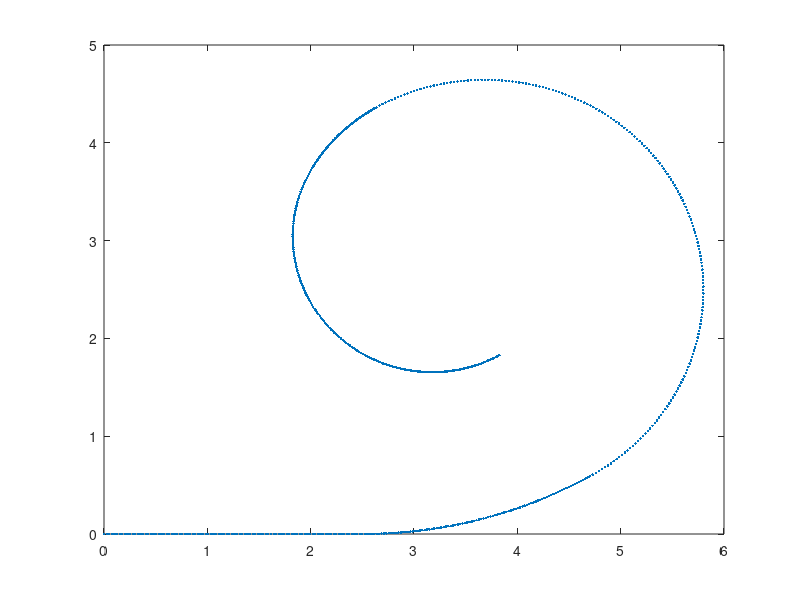

The MATLAB source for this figure: (Note: this script raises an error after producing the figure.)
% This gives the inlay geometry for TB01Lv01
% Written by: N. Suzaly
% Created on: 2019-07-05
%
% Erweiterung v2: Die Krümmung wird mit DERSELBEN Methode wie in
% kruemung_jinhan_v2_luca.m berechnet (kubische Least-Squares-Spline durch
% die Kurvenpunkte + analytische Krümmung aus den Spline-Ableitungen), damit
% die mittlere Krümmung direkt als Normierung (max_kappa) für
% kruemung_jinhan_v2_luca.m verwendet werden kann.
% Zum Vergleich wird zusätzlich die EXAKTE mittlere Krümmung der Geometrie
% ausgegeben (Kreisbögen: kappa = 1/r, Gerade: kappa = 0).

clear all;
close all;
clc;

% [x,y]-coordinates for specified points in the inlay geometry. Coordinates
% obtained from Inventor
p0 = [0,0];
p1 = [2.5,0];
p2 = [4.7,0.589];
p3 = [5.505,3.595];
p4 = [2.637, 4.363];
p5 = [2.014, 3.741];
p6 = [2.527, 1.829];
p7 = [3.827, 1.829];

p = [p0;p1;p2;p3;p4;p5;p6;p7];

r = [4.4, 2.2 , 2.1, 1.7, 1.4, 1.3]';  % specified radius for the six arcs

% [x,y]-coordinates of the center of the six arcs. Coordinates obtained
% from Inventor
C1 = [2.5, 4.4];
C2 = [3.6,2.495];
C3 = [3.687, 2.545];
C4 = [3.487, 2.891];
C5 = [3.227, 3.041];
C6 = [3.177, 2.955];

C = [C1;C2;C3;C4;C5;C6];

% specified angles [rad] for the six arcs
rad1 = pi/6;
rad2 = pi/2;
rad3 = pi/2;
rad4 = pi/6;
rad5 = pi/2;
rad6 = pi/3;

rad = [rad1;rad2;rad3;rad4;rad5;rad6];

pts = 100;
d = [];
c = [];
a = [];
b= [];
t = [];
lxc = nan(pts, length(r));
lyc = nan(pts, length(r));

% Draw arcs
for n = 2:length(p)-1

    d(:,n-1) = norm(p(n+1,:)'-p(n,:)');  % r has to be larger than d/2
    c(n-1,:) = (p(n+1,:)'+p(n,:)')/2 + sqrt(r(n-1)^2-d(n-1)^2/4)/d(n-1)*[0,-1;1,0]*(p(n+1,:)'-p(n,:)');
    a(:,n-1) = atan2(p(n,2)-c(n-1,2),p(n,1)-c(n-1,1));
    b(:,n-1) = atan2(p(n+1,2)-c(n-1,2),p(n+1,1)-c(n-1,1));
    b(:,n-1) = mod(b(n-1)-a(n-1),2*pi)+a(n-1);
    t(:,n-1) = linspace(a(n-1),b(n-1),pts);
    lxc(:,n-1) = c(n-1,1) + r(n-1)*cos(t(:,n-1));
    lyc(:,n-1) = c(n-1,2) + r(n-1)*sin(t(:,n-1));

end
lx1= linspace(0,2.5,pts)';  %initial line before first arc
ly1= linspace(0,0,pts)';

lx = [lx1;lxc(:,1);lxc(:,2);lxc(:,3);lxc(:,4);lxc(:,5);lxc(:,6)];
ly = [ly1;lyc(:,1);lyc(:,2);lyc(:,3);lyc(:,4);lyc(:,5);lyc(:,6)];

inlay = [lx,ly];

xlswrite('inlayGeometry100.xls',inlay);  %import x,y-coordinates of inlay geometry into excel file

figure;
plot(lx,ly,'.')


%% Mittlere Krümmung per Least-Squares-Spline (Methode wie kruemung_jinhan_v2_luca.m)
% Parameter IDENTISCH zu kruemung_jinhan_v2_luca.m halten, sonst sind die
% Werte nicht vergleichbar!
knotSpacing = 40;    % Knotenabstand der Spline [px]
nParamIter  = 3;     % Fußpunkt-Iterationen (orthogonaler Abstand)
Neval       = 200;   % Auswertepunkte entlang der Spline

% Pixel pro mm des Videos (aus Kalibrierung). 1 = keine Umrechnung.
% WICHTIG: echten Kalibrierwert eintragen! Krümmung ist 1/Länge und skaliert
% mit dem Maßstab; außerdem ist knotSpacing in px angegeben -> ohne richtigen
% Maßstab glättet die Spline die Inlay-Geometrie falsch stark.
pxPerMm = 1;

% Geometrie in den Pixel-Maßstab des Videos bringen (mm -> px)
X = lx(:) * pxPerMm;
Y = ly(:) * pxPerMm;

% Bogenlänge als Kurvenparameter (Analogon zur Geodät-Distanz d im Video).
% Doppelte Punkte an Bogenübergängen -> unique entfernt sie.
s_arc = [0; cumsum(hypot(diff(X), diff(Y)))];
[s_arc, iu] = unique(s_arc);
X = X(iu);  Y = Y(iu);

if s_arc(end) < 4*knotSpacing
    warning(['Inlay-Länge (%.1f px) ist nur %.1f x knotSpacing - die Spline ' ...
             'glättet die Bögen stark. Ist pxPerMm (= %g) richtig gesetzt?'], ...
        s_arc(end), s_arc(end)/knotSpacing, pxPerMm);
end

[ppx, ppy, fitRMS] = fitSplineLSQ(s_arc, X, Y, knotSpacing, nParamIter);
s = linspace(ppx.breaks(1), ppx.breaks(end), Neval);
[xs, ys, kappa] = splineCurvature(ppx, ppy, s);

meanKappa = mean(kappa, 'omitnan');   % = Wert für max_kappa in kruemung_jinhan_v2_luca.m

%% Exakte Krümmung der Geometrie (zum Vergleich)
% Gerade: kappa = 0; Bogen i: kappa = 1/r_i über die Bogenlänge r_i*(b_i-a_i).
arcAngle = (b - a).';                              % tatsächliche Bogenwinkel [rad]
segLen   = [2.5; r .* arcAngle] * pxPerMm;         % Segmentlängen [px]
segKappa = [0; 1 ./ r] / pxPerMm;                  % Segmentkrümmungen [1/px]
meanKappaExact = sum(segKappa .* segLen) / sum(segLen);

% --- Ausgabe ---
fprintf('\nInlay-Krümmung (Methode wie kruemung_jinhan_v2_luca.m, Maßstab %.4f px/mm):\n', pxPerMm);
fprintf('  knotSpacing = %g px, Spline-Fit RMS = %.4f px\n', knotSpacing, fitRMS);
fprintf('Mittlere Krümmung Spline (= max_kappa für kruemung_jinhan_v2_luca.m): %.4f 1/px\n', meanKappa);
fprintf('Mittlere Krümmung exakt (Geometrie):                                %.4f 1/px\n', meanKappaExact);

% --- Spline im Geometrie-Plot (in mm-Koordinaten für die Anzeige) ---
hold on;
plot(xs/pxPerMm, ys/pxPerMm, 'r-', 'LineWidth', 1.5);
axis equal; grid on;
title(sprintf('Inlay: mittlere Krümmung = %.4f 1/px  (%.4f px/mm)', ...
    meanKappa, pxPerMm));
legend('Geometrie', 'Least-Squares-Spline', 'Location', 'best');
hold off;

% --- Krümmungsverlauf: Spline vs. exakt ---
figure;
stairs([0; cumsum(segLen)], [segKappa; segKappa(end)], 'k-', 'LineWidth', 1.5);
hold on;
plot(s, kappa, 'r-', 'LineWidth', 1.5);
xlabel('Bogenlänge [px]');
ylabel('Krümmung [1/px]');
title('Krümmungsverlauf Inlay');
legend('exakt (1/r)', sprintf('Spline (knotSpacing = %g px)', knotSpacing), 'Location', 'best');
grid on;
hold off;


%% Lokale Funktionen (IDENTISCH zu kruemung_jinhan_v2_luca.m halten!)

% Kubische Least-Squares-Spline durch die Kurvenpunkte
% Parametrische Kurve S(t) = [Sx(t), Sy(t)], t = Bogenlänge [px].
% Knoten gleichmäßig im Abstand ~knotSpacing. Die Koeffizienten werden so
% bestimmt, dass sum_i |P_i - S(t_i)|^2 minimal ist (lineares Least Squares).
% Mit nParamIter > 0 wird t_i danach jeweils auf den Fußpunkt (nächster
% Punkt der Spline zu P_i) korrigiert und neu gefittet -> minimiert den
% orthogonalen Abstand der Punkte zur Kurve.
function [ppx, ppy, rms] = fitSplineLSQ(t, x, y, knotSpacing, nParamIter)
    t = t(:); x = x(:); y = y(:);

    nKnots = max(4, round((t(end) - t(1)) / knotSpacing) + 1);
    nKnots = min(nKnots, numel(t));          % nie mehr Knoten als Datenpunkte
    knots  = linspace(t(1), t(end), nKnots);

    % Basis: Spalte j = kubische Spline (not-a-knot), die in Knoten j den
    % Wert 1 und in allen anderen Knoten 0 hat. Da spline() linear in den
    % Knotenwerten ist, gilt S(t) = B(t) * c  ->  c = B \ x (Least Squares).
    ppBasis = spline(knots, eye(nKnots));

    for it = 0:nParamIter
        B   = reshape(ppval(ppBasis, t.'), nKnots, []).';   % numel(t) x nKnots
        ppx = spline(knots, (B \ x).');
        ppy = spline(knots, (B \ y).');

        ex = x - ppval(ppx, t);
        ey = y - ppval(ppy, t);
        if it == nParamIter
            break
        end

        % Fußpunkt-Korrektur (Gauss-Newton-Schritt auf |P_i - S(t_i)|^2)
        dx = ppval(ppDeriv(ppx), t);
        dy = ppval(ppDeriv(ppy), t);
        t  = t + (ex.*dx + ey.*dy) ./ (dx.^2 + dy.^2);
        t  = min(max(t, knots(1)), knots(end));
    end

    rms = sqrt(mean(ex.^2 + ey.^2));
end


% Spline auswerten + Krümmung aus exakten Ableitungen
function [xs, ys, kappa] = splineCurvature(ppx, ppy, s)
    ppdx = ppDeriv(ppx);  ppddx = ppDeriv(ppdx);
    ppdy = ppDeriv(ppy);  ppddy = ppDeriv(ppdy);

    xs  = ppval(ppx, s);    ys  = ppval(ppy, s);
    dx  = ppval(ppdx, s);   dy  = ppval(ppdy, s);
    ddx = ppval(ppddx, s);  ddy = ppval(ppddy, s);

    kappa = abs(dx.*ddy - dy.*ddx) ./ (dx.^2 + dy.^2).^(1.5);
end


% Exakte Ableitung einer stückweisen Polynomfunktion (pp-Form)
function dpp = ppDeriv(pp)
    [breaks, coefs, ~, order, dim] = unmkpp(pp);
    dcoefs = coefs(:, 1:order-1) .* (order-1:-1:1);
    dpp = mkpp(breaks, dcoefs, dim);
end
